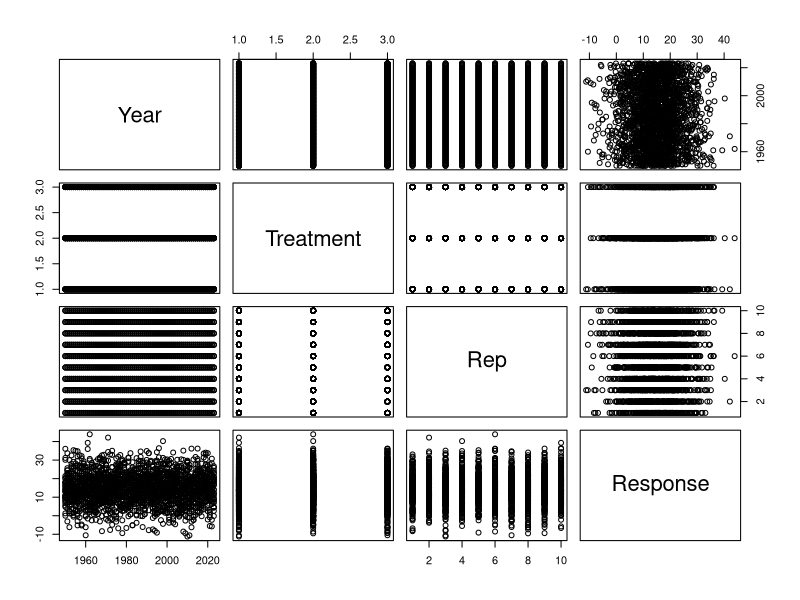
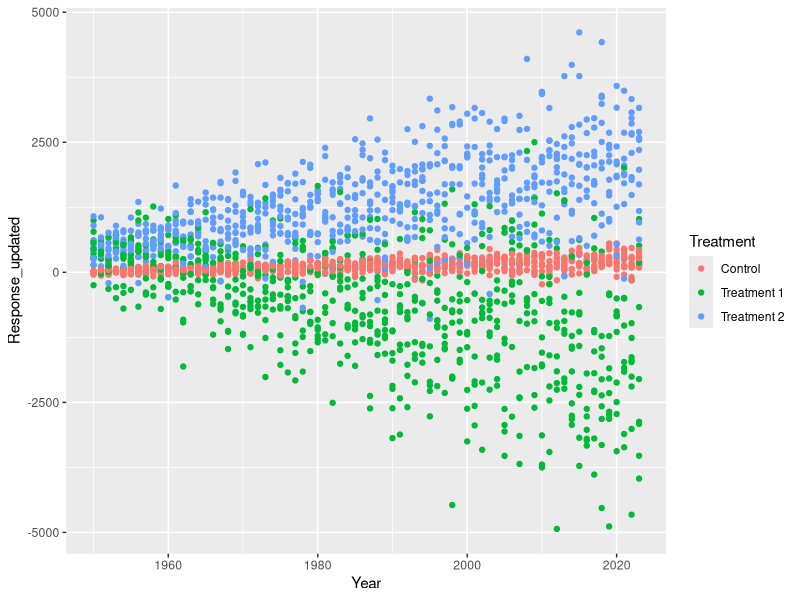
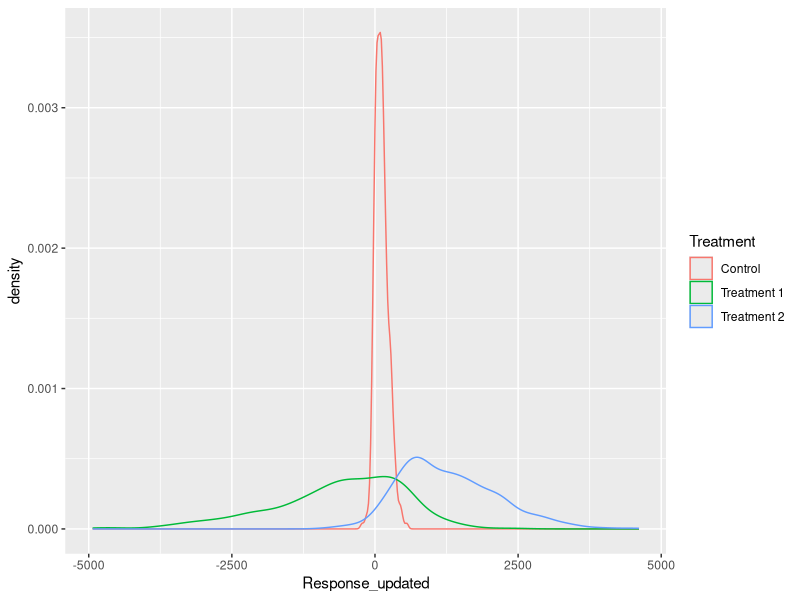
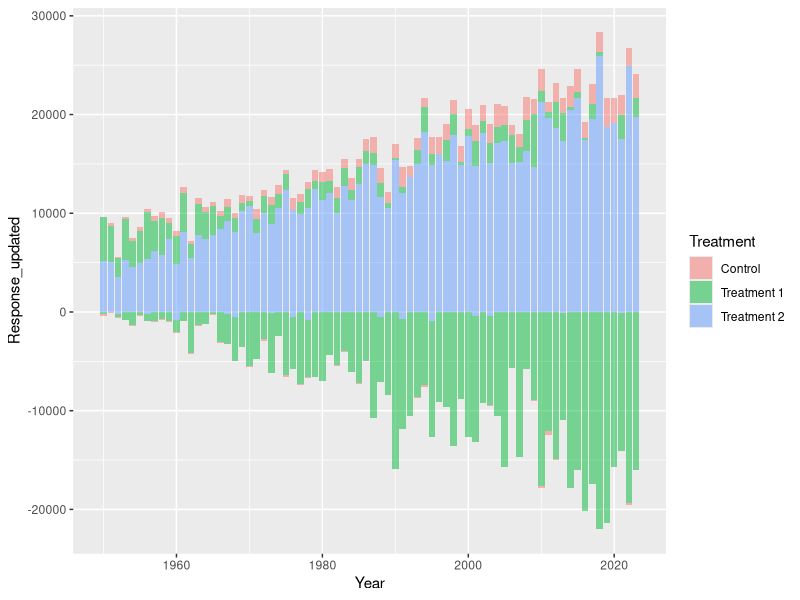
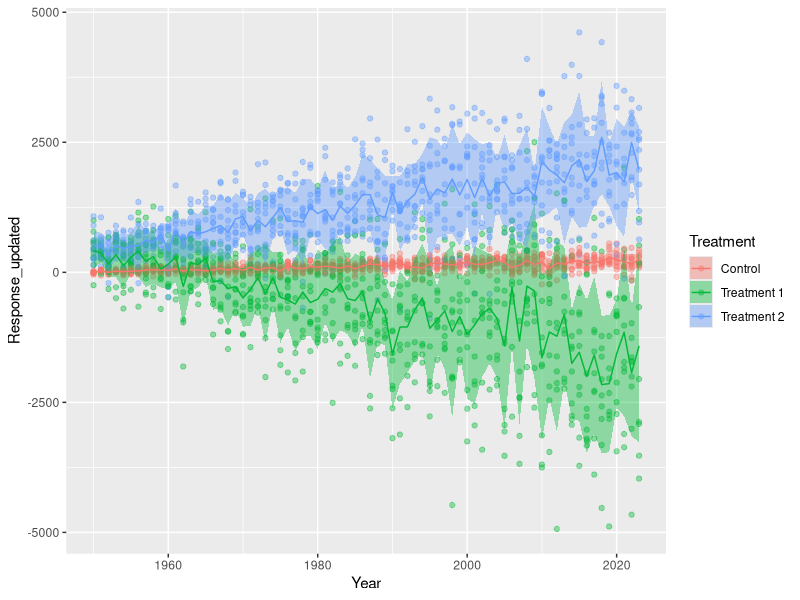
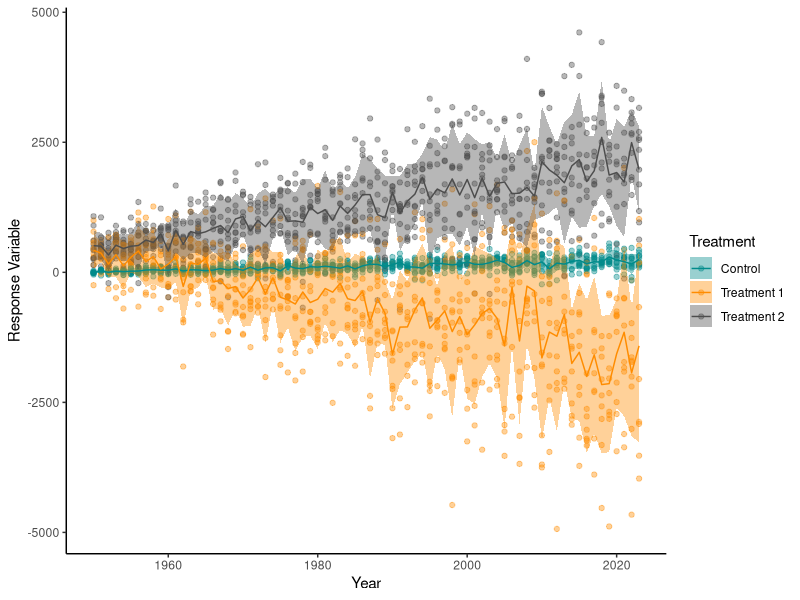
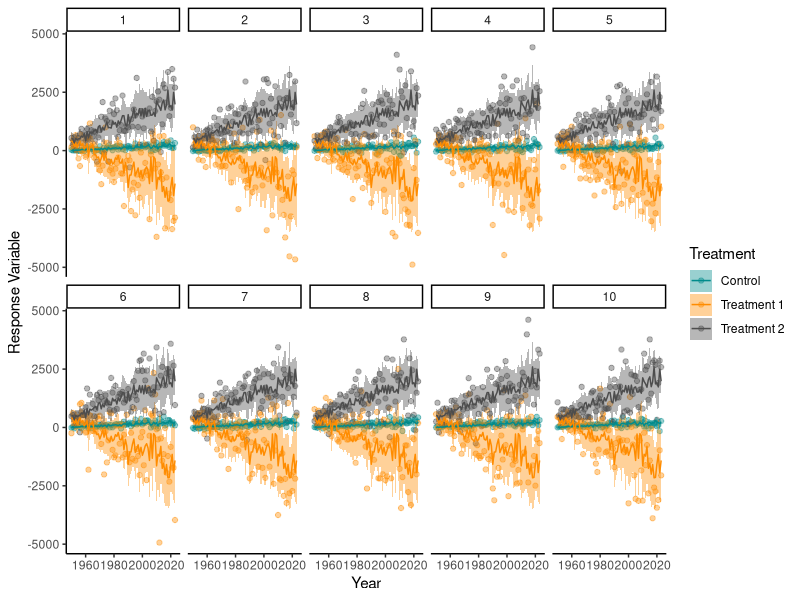

Write the R code that produced these figures, in order.
## ---- chunk 1
6*6
## ---- chunk 2
a<- 17
## ---- chunk 3
b<- c(1,5,5,3,7)
## ---- chunk 4
a*b
## ---- chunk 5
c<-a*b
## ---- chunk 6
#install.packages("dplyr") 
## ---- chunk 7
library(dplyr) 
## ---- chunk 8
#install.packages("tidyverse") 
library(tidyverse)

Year <- seq(from=1950,to=2023,by=1)
Treatment <- c("Control","Treatment 1","Treatment 2")
Rep<- seq(from=1,to=10,by=1)
## ---- chunk 9
length(Year)
summary(Year)

length(Treatment)
summary(Treatment)

length(Rep)
summary(Rep)
## ---- chunk 10
df<-expand.grid(Year=Year,Treatment=Treatment,Rep=Rep)
## ---- chunk 11
Response<-rnorm(n=nrow(df),mean = 15,sd=8)
## ---- chunk 12
df$Response<-Response
## ---- chunk 13
plot(df)
## ---- chunk 14
df_1<-df %>% 
  mutate(Response_updated=case_when(Treatment=="Control"~jitter(Response)*((Year-1930)/5)-50,
                                    Treatment=="Treatment 1"~jitter(Response)*((Year-1930)*-2)+1000,
                                    Treatment=="Treatment 2"~jitter(Response)*((Year-1930)*1.5)-4))

## ---- chunk 15
df_1_summary<-df_1 %>% 
  group_by(Treatment) %>% 
  summarise(MeanResponse=mean(Response_updated),
            SDResponse=sd(Response_updated))

df_1_summary

df_1_summary_year<-df_1 %>% 
  group_by(Treatment,Year) %>% 
  summarise(MeanResponse=mean(Response_updated),
            SDResponse=sd(Response_updated))

df_1_summary_year
## ---- chunk 16
ggplot(df_1)+
  geom_point(aes(x=Year,y=Response_updated,colour=Treatment))

## ---- chunk 17
ggplot(df_1)+
  geom_density(aes(x=Response_updated,colour=Treatment))

ggplot(df_1)+
  geom_col(aes(x=Year,y=Response_updated,fill=Treatment),alpha=0.5)
## ---- chunk 18
ggplot()+
  geom_point(data=df_1,mapping=aes(x=Year,y=Response_updated,colour=Treatment),
             alpha=0.4)+
  geom_ribbon(data=df_1_summary_year,mapping=aes(x=Year,ymax=MeanResponse+SDResponse,
                                                 ymin=MeanResponse-SDResponse,fill=Treatment),
              alpha=0.4)+
  geom_line(data=df_1_summary_year,mapping=aes(x=Year,y=MeanResponse,colour=Treatment))
## ---- chunk 19
ggplot()+
  geom_point(data=df_1,mapping=aes(x=Year,y=Response_updated,colour=Treatment),
             alpha=0.4)+
  geom_ribbon(data=df_1_summary_year,mapping=aes(x=Year,ymax=MeanResponse+SDResponse,
                                                 ymin=MeanResponse-SDResponse,fill=Treatment),
              alpha=0.4)+
  geom_line(data=df_1_summary_year,mapping=aes(x=Year,y=MeanResponse,colour=Treatment))+
  scale_color_manual(values=c("darkcyan","darkorange","grey30"))+
  scale_fill_manual(values=c("darkcyan","darkorange","grey30"))+
  labs(x="Year",y="Response Variable")+
  theme_classic()
## ---- chunk 20
ggplot()+
  geom_point(data=df_1,mapping=aes(x=Year,y=Response_updated,colour=Treatment),
             alpha=0.4)+
  geom_ribbon(data=df_1_summary_year,mapping=aes(x=Year,ymax=MeanResponse+SDResponse,
                                                 ymin=MeanResponse-SDResponse,fill=Treatment),
              alpha=0.4)+
  geom_line(data=df_1_summary_year,mapping=aes(x=Year,y=MeanResponse,colour=Treatment))+
  facet_wrap(~Rep, nrow=2)+
  scale_color_manual(values=c("darkcyan","darkorange","grey30"))+
  scale_fill_manual(values=c("darkcyan","darkorange","grey30"))+
  labs(x="Year",y="Response Variable")+
  theme_classic()
